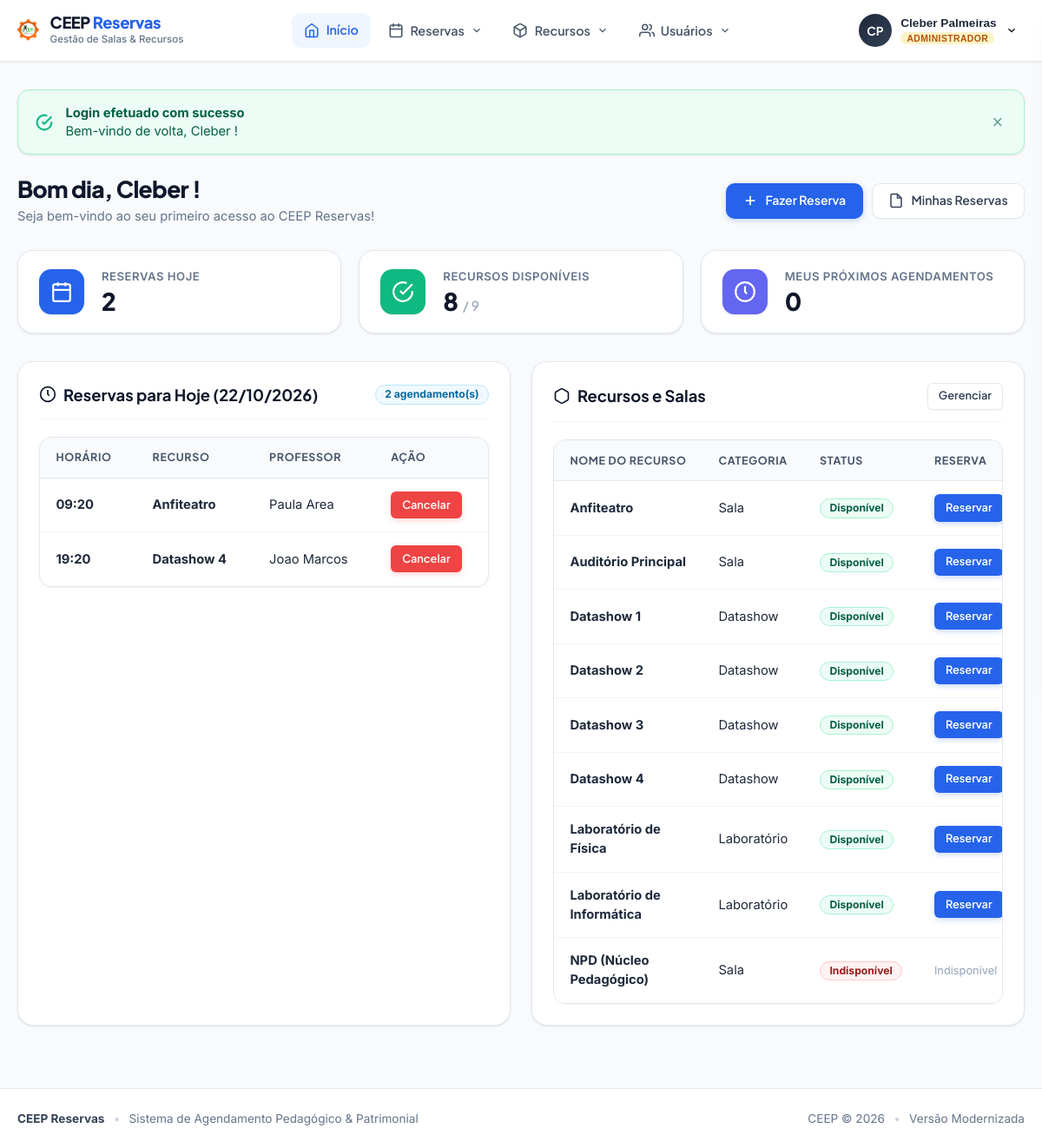
Before: /home.php (signed in) with the older database file.
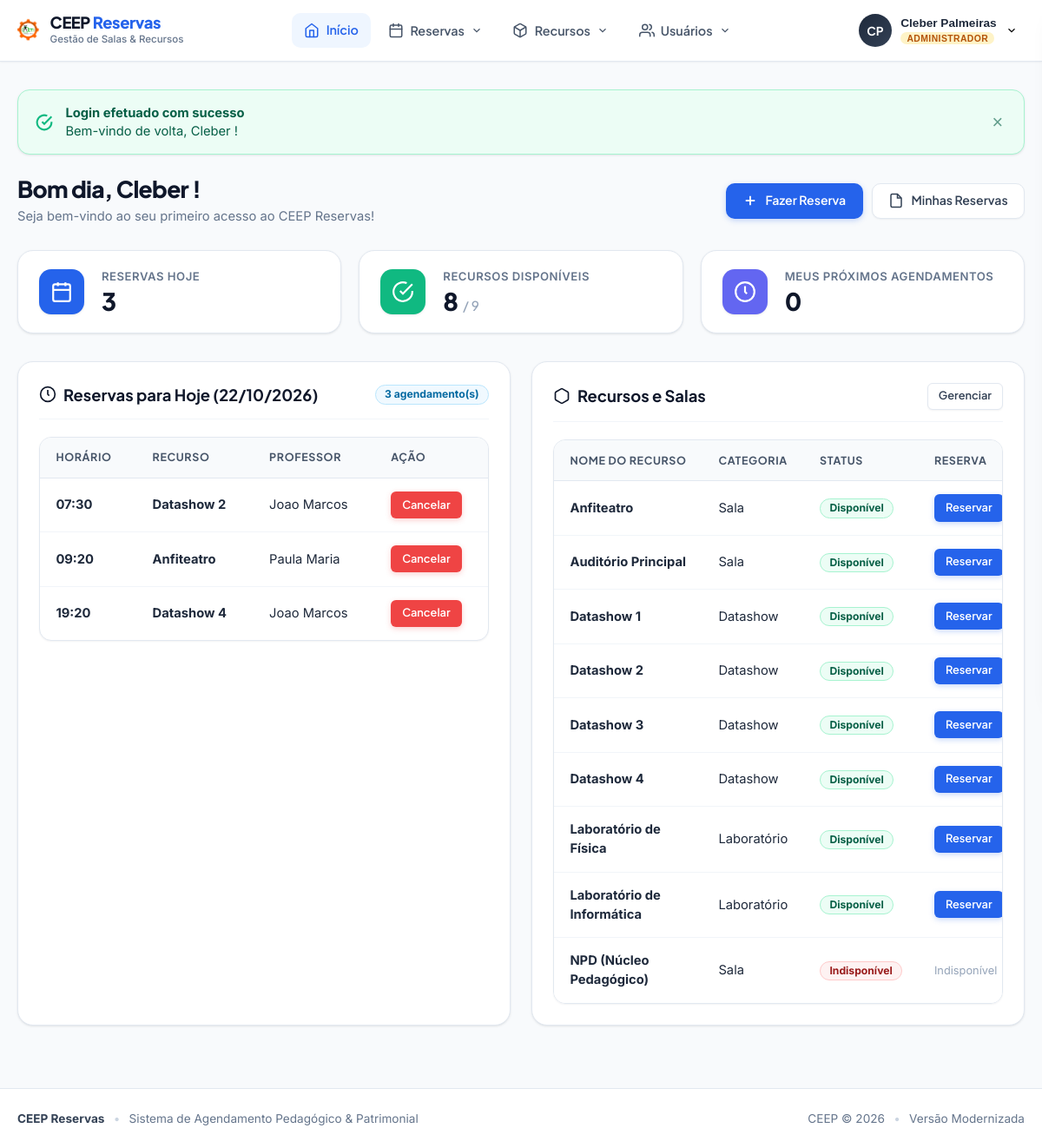
After: the same page with the newer database file.
### tables this page shows
CREATE TABLE reservas (
    ID INTEGER PRIMARY KEY AUTOINCREMENT,
    cod_recurso INTEGER DEFAULT 0,
    matricula INTEGER DEFAULT 0,
    datatempo TEXT DEFAULT NULL,
    turno TEXT DEFAULT 'm',
    ticket TEXT DEFAULT '0',
    disponivel INTEGER DEFAULT 0,
    pegou INTEGER DEFAULT 0
);

CREATE TABLE recursos (
    cod_recurso INTEGER PRIMARY KEY AUTOINCREMENT,
    nome_recurso TEXT NOT NULL,
    status TEXT DEFAULT 'Disponivel',
    categoria TEXT DEFAULT '1'
);

CREATE TABLE usuarios (
    usuario_id INTEGER PRIMARY KEY AUTOINCREMENT,
    nome TEXT NOT NULL DEFAULT '',
    sobrenome TEXT DEFAULT '',
    cpf TEXT NOT NULL DEFAULT '',
    matricula INTEGER NOT NULL,
    email TEXT NOT NULL DEFAULT '',
    tipo TEXT NOT NULL DEFAULT '',
    senha TEXT NOT NULL DEFAULT '',
    nivel_usuario TEXT NOT NULL DEFAULT '0',
    data_cadastro TEXT NOT NULL DEFAULT '0000-00-00 00:00:00',
    data_ultimo_login TEXT NOT NULL DEFAULT '0000-00-00 00:00:00',
    ativado TEXT NOT NULL DEFAULT '0'
);

### home.php (the view, shortened to what the changed rows need)
<?php
require_once __DIR__ . '/core/bootstrap.php';
$user = auth_user();
$isAdmin = auth_is_admin();
$matricula = $user['matricula'];
$hoje = date('Y-m-d');
$hora = (int)date('H');
if ($hora >= 5 && $hora < 12) {
    $saudacao = 'Bom dia';
} elseif ($hora >= 12 && $hora < 18) {
    $saudacao = 'Boa tarde';
} else {
    $saudacao = 'Boa noite';
}
try {
    $reservasHojeTotal = (int)DB::fetchOne(
        "SELECT COUNT(*) as c FROM reservas WHERE DATE(datatempo) = ?",
        [$hoje]
    )['c'];
} catch (Throwable $t) {
    $reservasHojeTotal = 0;
    $minhasReservasCount = 0;
}
try {
    if ($isAdmin) {
        $reservasHoje = DB::fetchAll(
            "SELECT r.*, rec.nome_recurso, rec.categoria, u.nome, u.sobrenome
             FROM reservas r
             LEFT JOIN recursos rec ON r.cod_recurso = rec.cod_recurso
             LEFT JOIN usuarios u ON r.matricula = u.matricula
             WHERE DATE(r.datatempo) = ?
             ORDER BY r.datatempo ASC",
            [$hoje]
        );
    }
} catch (Throwable $t) {
    $reservasHoje = [];
}
try {
    $recursosList = DB::fetchAll("SELECT * FROM recursos ORDER BY nome_recurso ASC LIMIT 12");
} catch (Throwable $t) {
    $recursosList = [];
}
?>
<div class="page-header animate-slide-in">
    <div>
        <h1 class="page-title"><?= e($saudacao) ?>, <?= e($user['nome']) ?>!</h1>
    </div>
</div>
<div class="stats-grid animate-slide-in">
    <div class="stat-card">
        <div class="stat-info">
            <span class="stat-label">Reservas Hoje</span>
            <span class="stat-value"><?= $reservasHojeTotal ?></span>
        </div>
    </div>
</div>
<div style="display: grid; grid-template-columns: repeat(auto-fit, minmax(460px, 1fr)); gap: 1.5rem;">
    <div class="card animate-slide-in">
        <div class="card-header">
            <h2 class="card-title">
                <svg width="20" height="20" viewBox="0 0 24 24" fill="none" stroke="currentColor" stroke-width="2"><circle cx="12" cy="12" r="10"></circle><polyline points="12 6 12 12 14 14"></polyline></svg>
                <span>Reservas para Hoje (<?= date('d/m/Y') ?>)</span>
            </h2>
            <span class="badge badge-info"><?= count($reservasHoje) ?> agendamento(s)</span>
        </div>
        <?php if (empty($reservasHoje)): ?>
            <div class="empty-state" style="padding: 2.5rem 1rem;">
                <div class="empty-state-icon">
                    <svg width="32" height="32" viewBox="0 0 24 24" fill="none" stroke="currentColor" stroke-width="2"><rect x="3" y="4" width="18" height="18" rx="2" ry="2"></rect><line x1="16" y1="2" x2="16" y2="6"></line><line x1="8" y1="2" x2="8" y2="6"></line><line x1="3" y1="10" x2="21" y2="10"></line></svg>
                </div>
                <h3 class="empty-state-title">Nenhuma reserva agendada para hoje</h3>
                <p class="empty-state-desc">Os recursos estão livres para agendamento. Clique abaixo para reservar uma sala ou equipamento.</p>
                <a href="user1.php" class="btn btn-primary btn-sm">Agendar Horário</a>
            </div>
        <?php else: ?>
            <div class="table-responsive">
                <table class="ceep-table">
                    <thead>
                        <tr>
                            <th>Horário</th>
                            <th>Recurso</th>
                            <?php if ($isAdmin): ?><th>Professor</th><?php endif; ?>
                            <th>Ação</th>
                        </tr>
                    </thead>
                    <tbody>
                        <?php foreach ($reservasHoje as $res): ?>
                        <tr>
                            <td>
                                <strong><?= date('H:i', strtotime($res['datatempo'])) ?></strong>
                            </td>
                            <td>
                                <strong><?= e($res['nome_recurso'] ?? 'Recurso #' . $res['cod_recurso']) ?></strong>
                            </td>
                            <?php if ($isAdmin): ?>
                            <td>
                                <?= e(trim(($res['nome'] ?? '') . ' ' . ($res['sobrenome'] ?? ''))) ?: 'Matrícula ' . e($res['matricula']) ?>
                            </td>
                            <?php endif; ?>
                            <td>
                                <?php if ($isAdmin || $res['matricula'] == $matricula): ?>
                                <a
                                    href="cancela.php?id=<?= urlencode($res['ID']) ?>&csrf_token=<?= e(csrf_token()) ?>"
                                    class="btn btn-danger btn-sm"
                                    data-confirm="Deseja realmente cancelar este horário reservado?"
                                    title="Cancelar Reserva"
                                >
                                    Cancelar
                                </a>
                                <?php endif; ?>
                            </td>
                        </tr>
                        <?php endforeach; ?>
                    </tbody>
                </table>
            </div>
        <?php endif; ?>
    </div>
    <div class="card animate-slide-in">
        <div class="card-header">
            <h2 class="card-title">
                <svg width="20" height="20" viewBox="0 0 24 24" fill="none" stroke="currentColor" stroke-width="2"><path d="M21 16V8a2 2 0 0 0-1-1.73l-7-4a2 2 0 0 0-2 0l-7 4A2 2 0 0 0 3 8v8a2 2 0 0 0 1 1.73l7 4a2 2 0 0 0 2 0l7-4A2 2 0 0 0 21 16z"></path></svg>
                <span>Recursos e Salas</span>
            </h2>
        </div>
        <div class="table-responsive">
            <table class="ceep-table">
                <thead>
                    <tr>
                        <th>Nome do Recurso</th>
                        <th>Categoria</th>
                        <th>Status</th>
                        <th>Reserva</th>
                    </tr>
                </thead>
                <tbody>
                    <?php
                    $catNomes = [
                        '1' => 'Datashow',
                        '2' => 'Laboratório',
                        '3' => 'Sala',
                        '4' => 'Outros'
                    ];
                    foreach ($recursosList as $rec):
                        $disp = strtolower($rec['status'] ?? '') === 'disponivel';
                    ?>
                    <tr>
                        <td><strong><?= e($rec['nome_recurso']) ?></strong></td>
                        <td><?= e($catNomes[$rec['categoria'] ?? ''] ?? 'Recurso') ?></td>
                        <td>
                            <span class="badge <?= $disp ? 'badge-success' : 'badge-danger' ?>">
                                <?= $disp ? 'Disponível' : 'Indisponível' ?>
                            </span>
                        </td>
                        <td>
                            <?php if ($disp): ?>
                            <a href="user1.php?cod_recurso=<?= urlencode($rec['cod_recurso']) ?>" class="btn btn-primary btn-sm">
                                Reservar
                            </a>
                            <?php else: ?>
                            <span style="font-size: 0.8rem; color: var(--slate-400);">Indisponível</span>
                            <?php endif; ?>
                        </td>
                    </tr>
                    <?php endforeach; ?>
                </tbody>
            </table>
        </div>
    </div>
</div>

Changed rows visible on the page:
added reservas: datatempo "07:30", cod_recurso.nome_recurso "Datashow 2", usuarios.nome+sobrenome "Joao Marcos"
changed through a linked row, reservas "Anfiteatro": usuarios.nome+sobrenome "Paula Area" → "Paula Maria"
Other visible differences:
$reservasHojeTotal: "2" → "3"
count($reservasHoje): "2" → "3"
